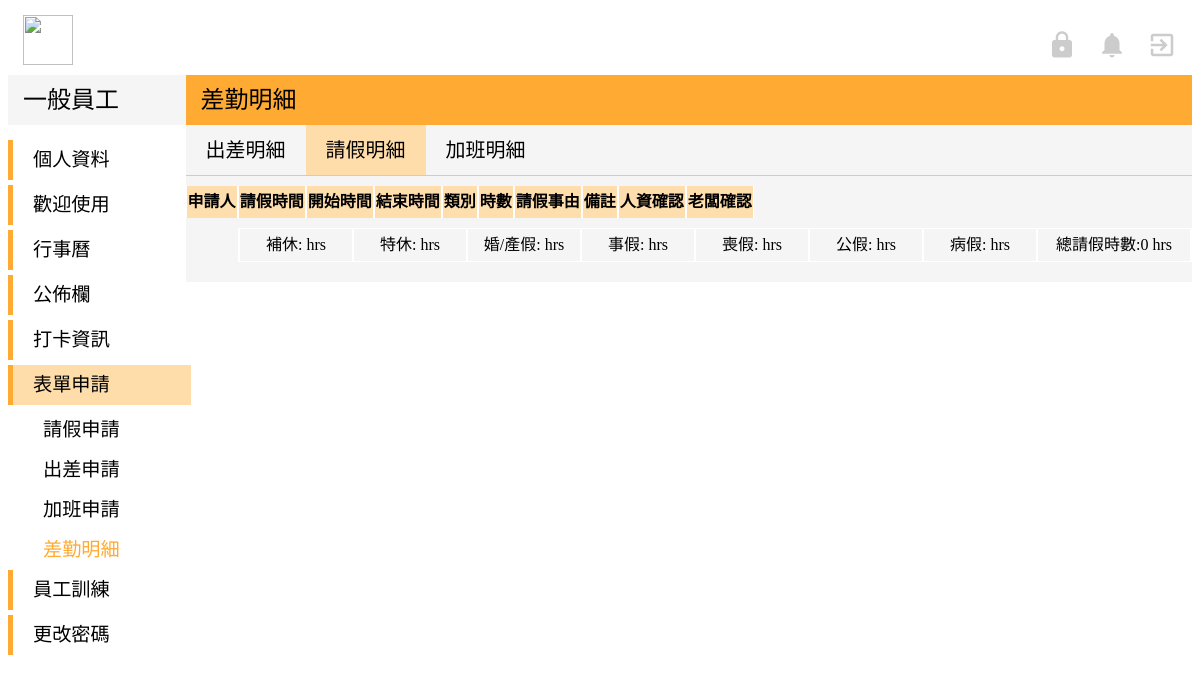
The page /user-Model/user_leave_list.php (signed in) on the database as committed earlier.
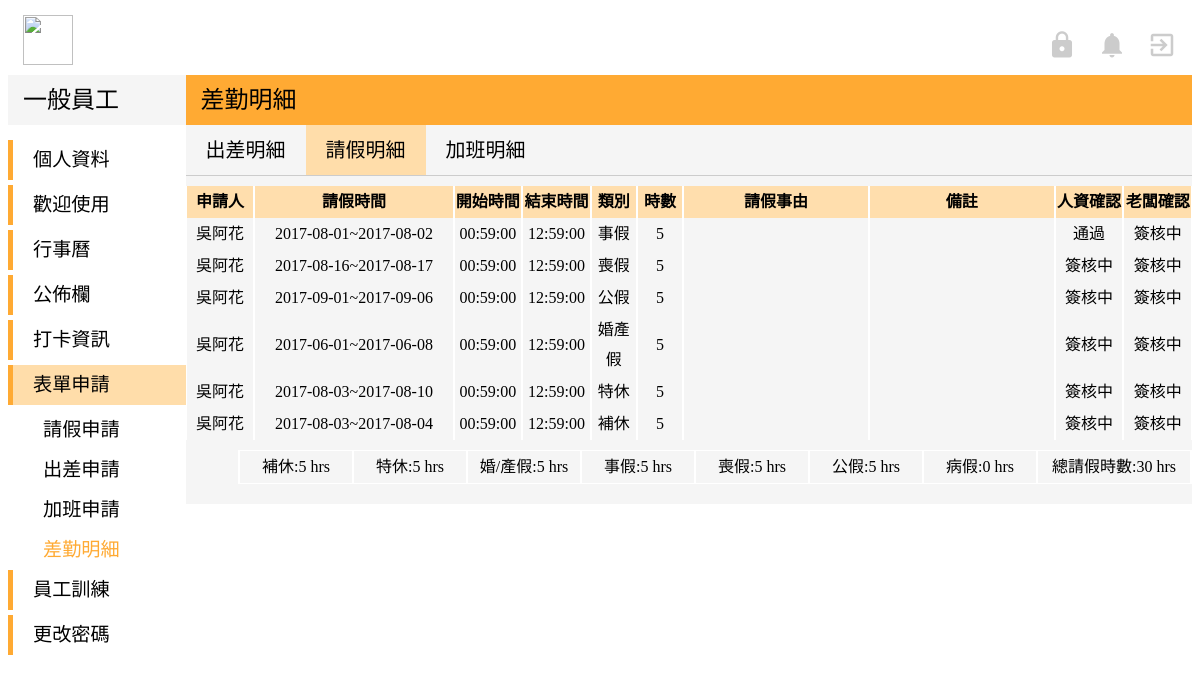
The same page on the database as committed later.
### tables this page shows
CREATE TABLE `leave` (
  `id` int(11) NOT NULL,
  `l_sn` varchar(15) NOT NULL,
  `l_name` varchar(30) NOT NULL,
  `l_startDate` date NOT NULL,
  `l_startTime` time NOT NULL,
  `l_endDate` date NOT NULL,
  `l_endTime` time NOT NULL,
  `l_month` varchar(2) NOT NULL,
  `l_type` varchar(30) NOT NULL,
  `l_compensatoryLevae` varchar(30) NOT NULL,
  `l_annualLeave` varchar(30) NOT NULL,
  `l_marriageLeave` varchar(30) NOT NULL,
  `l_officialLeave` varchar(30) NOT NULL,
  `l_personalLeave` varchar(30) NOT NULL,
  `l_funeralLeave` varchar(30) NOT NULL,
  `l_sickLeave` varchar(30) NOT NULL,
  `l_hrs` varchar(30) NOT NULL,
  `l_state` varchar(30) NOT NULL,
  `l_comment` varchar(30) NOT NULL,
  `l_hrCheck` varchar(30) NOT NULL DEFAULT '簽核中',
  `l_bossCheck` varchar(30) NOT NULL DEFAULT '簽核中',
  `l_applyDate` timestamp NOT NULL DEFAULT CURRENT_TIMESTAMP
);

### user-Model/user_leave_list.php (the view, shortened to what the changed rows need)
<!DOCTYPE html>
<?php
$servername = "localhost";
$username = "root";
$password = "root";
$dbname = "peopleresource";
try {
    $conn = mysqli_connect($servername,$username ,$password,$dbname);
    $sql = "SELECT * FROM `leave` WHERE l_name='".$_SESSION['name']."'";
    $result = mysqli_query($conn,$sql);
    }
catch(PDOException $e)
    {
    echo $sql . "<br>" . $e->getMessage();
    }
?>
<html>
<head>
</head>
<body>
	<link rel="stylesheet" href="../view/indexStyle.css">
</head>
<body>
	<div class="down">
		 <div class="right">
      <div class="right-bottom">
			  <div>
      		<table cellspacing="0">
            <th>申請人</th>
      			<th>請假時間</th>
      			<th>開始時間</th>
      			<th>結束時間</th>
      			<th>類別</th>
      			<th>時數</th>
      			<th>請假事由</th>
      			<th>備註</th>
      			<th>人資確認</th>
      			<th>老闆確認</th>
        		<?php
        		while($row = mysqli_fetch_array($result)) {
        		?>
            <tr>
        			<td style="width:70px"><?php echo $row["l_name"]; ?></td>
        			<td style="width:215px"><?php echo $row["l_startDate"]; ?>~<?php echo $row["l_endDate"];?></td>
        			<td style="width:70px"><?php echo $row["l_startTime"];?></td>
        			<td style="width:70px"><?php echo $row["l_endTime"];?></td>
        			<td style="width:45px"><?php echo $row["l_type"]?></td>
        			<td style="width:45px"><?php echo $row["l_hrs"];?></td>
        			<td style="width:200px"><?php echo $row["l_state"];?></td>
        			<td style="width:200px"><?php echo $row["l_comment"];?></td>
        			<td style="width:70px"><?php echo $row["l_hrCheck"]; ?></td>
        			<td style="width:70px"><?php echo $row["l_bossCheck"]; ?></td>
        		</tr>
        		<?php } ?>
		      </table>
		<?php
		$servername = "localhost";
		$username = "root";
		$password = "root";
		$dbname = "peopleresource";
		try {
		    $conn = mysqli_connect($servername,$username ,$password,$dbname);
		    $sql = "SELECT SUM(`l_compensatoryLevae`),SUM(`l_annualLeave`),SUM(`l_marriageLeave`),SUM(`l_personalLeave`),SUM(`l_funeralLeave`),SUM(`l_officialLeave`),SUM(`l_sickLeave`) FROM `leave` WHERE l_name='".$_SESSION['name']."'";
		    $result = mysqli_query($conn,$sql);
		    }
		catch(PDOException $e)
		    {
		    echo $sql . "<br>" . $e->getMessage();
		    }
		 $row = mysqli_fetch_array($result) ?>
          <table cellspacing="0" style="border:solid 1px white;margin-top:10px;float:right;">
        		<td style="width:110px">補休:<?php echo $row["SUM(`l_compensatoryLevae`)"]; ?>  hrs</td>
        		<td style="width:110px">特休:<?php echo $row["SUM(`l_annualLeave`)"];?>  hrs</td>
        		<td style="width:110px">婚/產假:<?php echo $row["SUM(`l_marriageLeave`)"];?>  hrs</td>
        		<td style="width:110px">事假:<?php echo $row["SUM(`l_personalLeave`)"];?>  hrs</td>
        		<td style="width:110px">喪假:<?php echo $row["SUM(`l_funeralLeave`)"];?>  hrs</td>
        		<td style="width:110px">公假:<?php echo $row["SUM(`l_officialLeave`)"];?>  hrs</td>
        		<td style="width:110px">病假:<?php echo $row["SUM(`l_sickLeave`)"];?>  hrs</td>
            <td style="width:150px">總請假時數:<?php echo $row["SUM(`l_compensatoryLevae`)"]+$row["SUM(`l_annualLeave`)"]+$row["SUM(`l_marriageLeave`)"]+$row["SUM(`l_personalLeave`)"]+$row["SUM(`l_funeralLeave`)"]+$row["SUM(`l_officialLeave`)"]+$row["SUM(`l_sickLeave`)"];?>  hrs</td>
        	</table>
        </div>
      </div>
    </div>
  </div>
</body>
</html>

Rows that differ between the two databases and show on the page:
added leave: l_name "吳阿花", l_startDate "2017-08-01", l_endDate "2017-08-02", l_startTime "00:59:00", l_endTime "12:59:00", l_type "事假", l_hrs "5", l_hrCheck "通過", l_bossCheck "簽核中"
added leave: l_name "吳阿花", l_startDate "2017-08-16", l_endDate "2017-08-17", l_startTime "00:59:00", l_endTime "12:59:00", l_type "喪假", l_hrs "5", l_hrCheck "簽核中", l_bossCheck "簽核中"
added leave: l_name "吳阿花", l_startDate "2017-09-01", l_endDate "2017-09-06", l_startTime "00:59:00", l_endTime "12:59:00", l_type "公假", l_hrs "5", l_hrCheck "簽核中", l_bossCheck "簽核中"
added leave: l_name "吳阿花", l_startDate "2017-06-01", l_endDate "2017-06-08", l_startTime "00:59:00", l_endTime "12:59:00", l_type "婚產假", l_hrs "5", l_hrCheck "簽核中", l_bossCheck "簽核中"
added leave: l_name "吳阿花", l_startDate "2017-08-03", l_endDate "2017-08-10", l_startTime "00:59:00", l_endTime "12:59:00", l_type "特休", l_hrs "5", l_hrCheck "簽核中", l_bossCheck "簽核中"
added leave: l_name "吳阿花", l_startDate "2017-08-03", l_endDate "2017-08-04", l_startTime "00:59:00", l_endTime "12:59:00", l_type "補休", l_hrs "5", l_hrCheck "簽核中", l_bossCheck "簽核中"
Other text that changed with them:
$row["SUM(`l_compensatoryLevae`)"]: (not shown) → "5"
$row["SUM(`l_annualLeave`)"]: (not shown) → "5"
$row["SUM(`l_marriageLeave`)"]: (not shown) → "5"
$row["SUM(`l_personalLeave`)"]: (not shown) → "5"
$row["SUM(`l_funeralLeave`)"]: (not shown) → "5"
$row["SUM(`l_officialLeave`)"]: (not shown) → "5"
$row["SUM(`l_sickLeave`)"]: (not shown) → "0"
text no longer shown: "0"
text now shown: "30"
